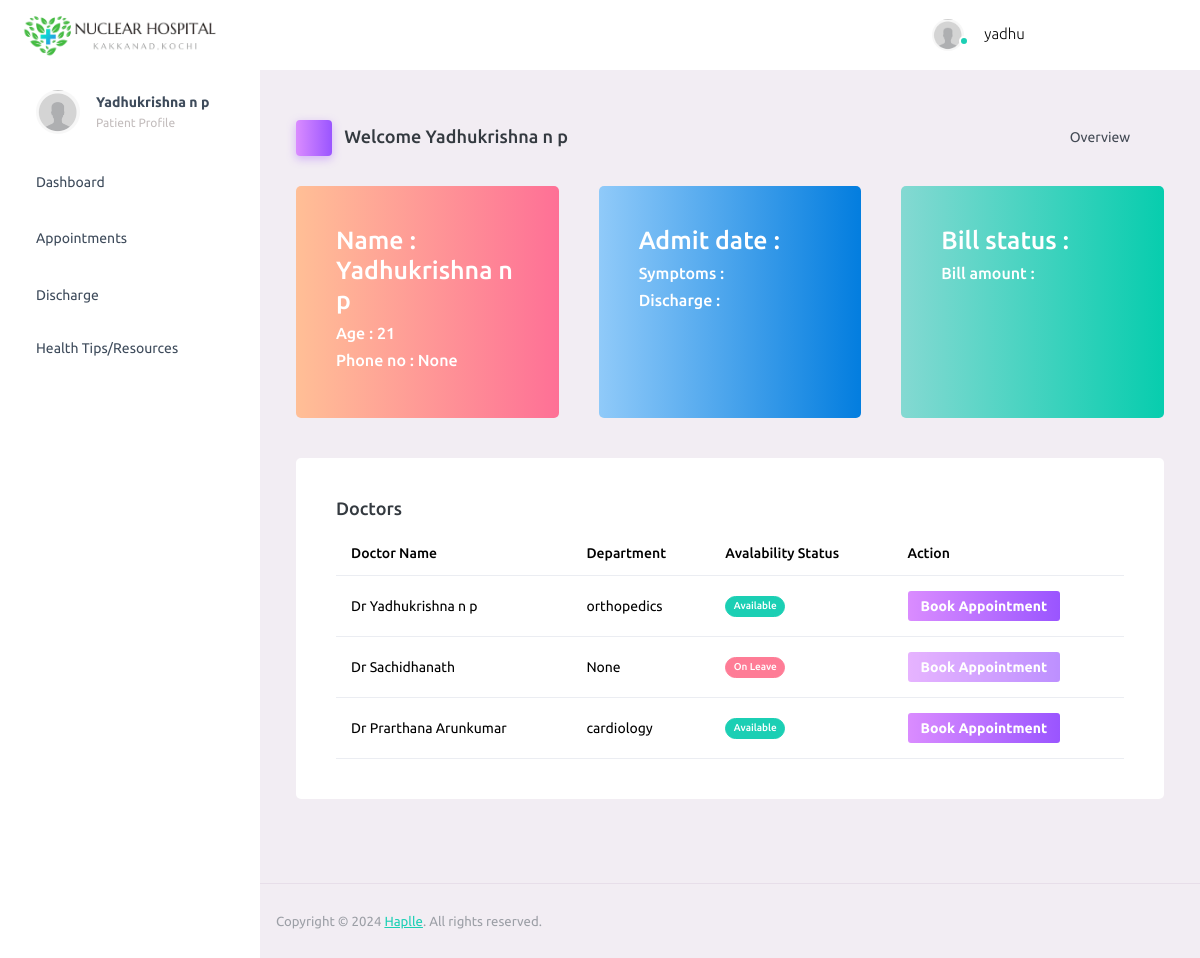
Before: /patient-dashboard/ (signed in) with the older database file.
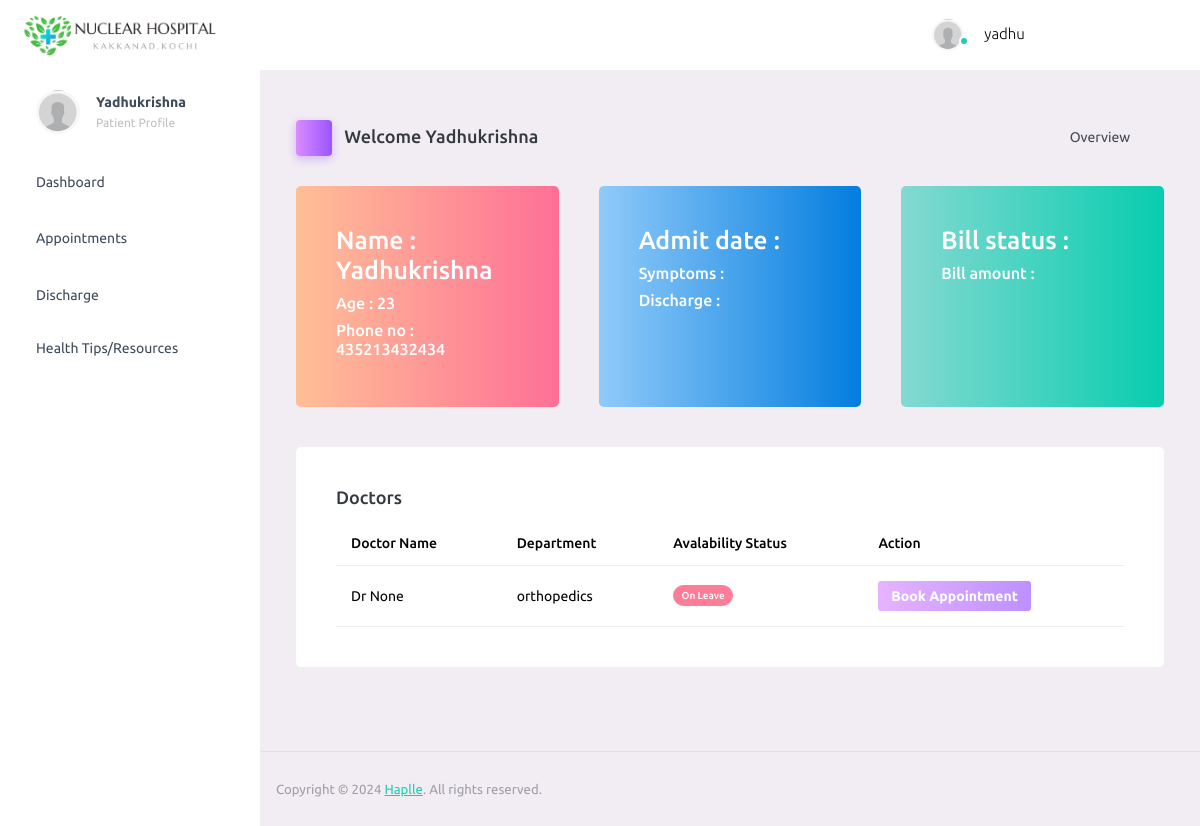
After: the same page with the newer database file.
### hospital/models.py (models this page shows, shortened)
class UserProfile(models.Model):
    USER_TYPE_CHOICES = (
        ('patient', 'Patient'),
        ('doctor', 'Doctor'),
        ('admin', 'Admin'),
    )
    DEPARTMENTS = (
        ('cardiology', 'Cardiology'),
        ('neurology', 'Neurology'),
        ('oncology', 'Oncology'),
        ('orthopedics', 'Orthopedics'),
        ('pediatrics', 'Pediatrics'),
        ('gynaecology', 'Gynaecology'),
        ('general', 'General'),
        ('emergency', 'Emergency'),
    )
    STATUS = (
        ('pending', 'Pending'),
        ('confirmed', 'Confirmed'),
        ('cancelled', 'Cancelled'),
    )
    user = models.OneToOneField(User, on_delete=models.CASCADE, related_name='profile')
    username = models.CharField(max_length=20, blank=True, null=True)
    name = models.CharField(max_length=20, blank=True, null=True)
    age = models.IntegerField(blank=True, null=True)
    address = models.TextField(blank=True, null=True)
    email = models.EmailField(max_length=50, blank=True, null=True)
    department = models .CharField(max_length=20, choices=DEPARTMENTS, blank=True, null=True)
    phone_no = models.CharField(max_length=20, blank=True, null=True)
    first_name = models.CharField(max_length=20, blank=True, null=True)
    last_name = models.CharField(max_length=20, blank=True, null=True)
    user_type = models.CharField(max_length=10, choices=USER_TYPE_CHOICES)
    status = models.CharField(max_length=10, choices=STATUS, default='pending')
    doctor_availability = models.BooleanField(default=False)

### hospital/views.py (the view)
# urls.py: path('patient-dashboard/', views.patient_dashboard_view, name='patient_dashboard'),
@login_required
def patient_dashboard_view(request):
    user = request.user
    user_profile = get_object_or_404(UserProfile, user=user)
    doctors = UserProfile.objects.filter(user_type='doctor')
    if user_profile.name == None or user_profile.name == '' or user_profile.address == None :
        return redirect('update_profile')
    return render(request, 'patient/dashboard.html',{'user_profile': user_profile ,'doctors':doctors})

### hospital/templates/patient/dashboard.html (shortened to what the changed rows need)
<!DOCTYPE html>
<html lang="en">
  <head>
    {% load static %}
    <link rel="stylesheet" href="{% static 'patient/assets/vendors/mdi/css/materialdesignicons.min.css' %}">
    <link rel="stylesheet" href="{% static 'patient/assets/vendors/ti-icons/css/themify-icons.css' %}">
    <link rel="stylesheet" href="{% static 'patient/assets/vendors/css/vendor.bundle.base.css' %}">
    <link rel="stylesheet" href="{% static 'patient/assets/vendors/font-awesome/css/font-awesome.min.css' %}">
    <link rel="stylesheet" href="{% static 'patient/assets/vendors/font-awesome/css/font-awesome.min.css' %}" />
    <link rel="stylesheet" href="{% static 'patient/assets/vendors/bootstrap-datepicker/bootstrap-datepicker.min.css' %}">
    <link rel="stylesheet" href="{% static 'patient/assets/css/style.css' %}">
  </head>
  <body>
    <div class="container-scroller">
      <div class="container-fluid page-body-wrapper">
        <nav class="sidebar sidebar-offcanvas" id="sidebar">
          <ul class="nav">
            <li class="nav-item nav-profile">
              <a href="#" class="nav-link">
                <div class="nav-profile-text d-flex flex-column">
                  <span class="font-weight-bold mb-2">{{ user_profile.name }}</span>
                  <span class="text-secondary text-small">Patient Profile</span>
                </div>
              </a>
            </li>
          </ul>
        </nav>
        <div class="main-panel">
          <div class="content-wrapper">
            {% block content %}
            <div class="page-header">
              <h3 class="page-title">
                <span class="page-title-icon bg-gradient-primary text-white me-2">
                </span> Welcome {{ user_profile.name }}
              </h3>
              <nav aria-label="breadcrumb">
                <ul class="breadcrumb">
                </ul>
              </nav>
            </div>
            <div class="row">
              <div class="col-md-4 stretch-card grid-margin">
                <div class="card bg-gradient-danger card-img-holder text-white">
                  <div class="card-body">
                    <h3> Name : {{ user_profile.name }}</h3>
                    <h5>Age : {{ user_profile.age }}</h5>
                    <h5>Phone no : {{ user_profile.phone_no }}</address> </h5>
                  </div>
                </div>
              </div>
            </div>
            <div class="row">
              <div class="col-12 grid-margin">
                <div class="card">
                  <div class="card-body">
                    <div class="table-responsive">
                      <table class="table">
                        <thead>
                          <tr>
                            <th> Doctor Name </th>
                            <th> Department </th>
                            <th> Avalability Status  </th>
                            <th> Action </th>
                          </tr>
                        </thead>
                        <tbody>
                          {% for doctor in doctors %}
                          <tr>
                            <td> Dr {{ doctor.name }} </td>
                            <td> {{ doctor.department }} </td>
                            {% if doctor.doctor_availability %}
                            <td> <label for="" class="badge badge-success"> Available</label> </td>
                            {% else %}
                            <td> <label for="" class="badge badge-danger"> On Leave</label></td>
                            {% endif %}
                            <td>
                              {% if doctor.doctor_availability %}
                              <a class="btn btn-gradient-primary btn-sm " href="{% url 'bookappointment' doctor.id %}">Book Appointment</a>
                              {% else %}
                              <a class="btn btn-gradient-primary btn-sm disabled" href="">Book Appointment</a>
                              {% endif %}
                            </td>
                          </tr>
                          {% endfor %}
                        </tbody>
                      </table>
                    </div>
                  </div>
                </div>
              </div>
            </div>
            {% endblock %}
          </div>
        </div>
      </div>
    </div>
  </body>
</html>

Changed rows visible on the page:
removed UserProfile: name "Sachidhanath", department "None", doctor_availability "On Leave"
removed UserProfile: name "Prarthana Arunkumar", department "cardiology", doctor_availability "Available"
changed UserProfile: name "Yadhukrishna n p" → "Yadhukrishna"; age "21" → "23"; phone_no "None" → "435213432434"
changed UserProfile "orthopedics": name "Yadhukrishna n p" → "None"; doctor_availability "Available" → "On Leave"
